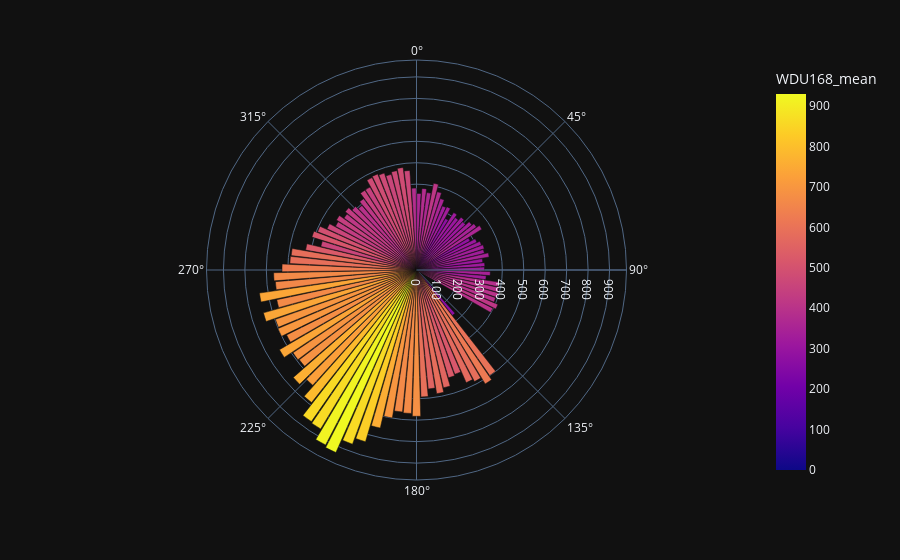

Notebook source saved alongside this figure:
### Code cell
bins_dir = np.linspace(0,360, 100)
_df_meteo = df_all.copy()
_df_meteo['WDU168_mid']= pd.cut(_df_meteo['HYY_META.WDU168'], bins_dir).apply(lambda x: x.mid)

df_freq = _df_meteo.groupby('WDU168_mid').count()

df_mean = _df_meteo.groupby('WDU168_mid').mean()

df_comb = pd.DataFrame(index=df_freq.index)

df_comb['WDU168_freq'] = df_freq['HYY_META.WDU168']

df_comb['WDU168_mean'] = df_freq['HYY_META.WSU168']

bins_dir = np.linspace(0,360)

_df_meteo['WSU168_mid']= pd.cut(_df_meteo['HYY_META.WSU168'], bins_dir).apply(lambda x: x.mid)

import plotly.express as px

df = _df_meteo
fig = px.bar_polar(df_comb.reset_index(), r='WDU168_freq', theta='WDU168_mid',
                   color="WDU168_mean", 
                   template="plotly_dark",
                   color_discrete_sequence= px.colors.sequential.Plasma_r)
fig.show()

### Figure 1 — Plotly figure (JSON) as saved in the notebook; plotly's stock layout.template omitted (floating-point values rounded to 4 significant figures)
{"data": [{"hovertemplate": "WDU168_freq=%{r}<br>WDU168_mid=%{theta}<br>WDU168_mean=%{marker.color}<extra></extra>", "legendgroup": "", "marker": {"color": [357, 381, 364, 412, 377, 351, 322, 327, 275, 319, 304, 322, 311, 333, 344, 359, 284, 310, 324, 331, 326, 344, 311, 319, 317, 344, 326, 387, 392, 396, 391, 412, 398, 0, 0, 0, 0, 0, 270, 599, 620, 586, 574, 518, 524, 563, 584, 557, 592, 682, 669, 665, 699, 756, 835, 865, 930, 919, 865, 860, 788, 723, 762, 688, 693, 739, 677, 701, 697, 741, 666, 740, 660, 666, 627, 591, 588, 525, 459, 511, 494, 459, 429, 440, 416, 429, 410, 394, 414, 443, 443, 478, 483, 476, 461, 472, 482, 465, 382], "coloraxis": "coloraxis", "pattern": {"shape": ""}}, "name": "", "r": [357, 381, 364, 412, 377, 351, 322, 327, 275, 319, 304, 322, 311, 333, 344, 359, 284, 310, 324, 331, 326, 344, 311, 319, 317, 344, 326, 387, 392, 396, 391, 412, 398, 0, 0, 0, 0, 0, 270, 599, 620, 586, 574, 518, 524, 563, 584, 557, 592, 682, 669, 665, 699, 756, 835, 865, 930, 919, 865, 860, 788, 723, 762, 688, 693, 739, 677, 701, 697, 741, 666, 740, 660, 666, 627, 591, 588, 525, 459, 511, 494, 459, 429, 440, 416, 429, 410, 394, 414, 443, 443, 478, 483, 476, 461, 472, 482, 465, 382], "showlegend": false, "subplot": "polar", "theta": [1.818, 5.454, 9.091, 12.73, 16.36, 20, 23.64, 27.27, 30.91, 34.55, 38.18, 41.82, 45.45, 49.09, 52.73, 56.36, 60, 63.64, 67.27, 70.91, 74.55, 78.18, 81.82, 85.45, 89.09, 92.73, 96.36, 100, 103.6, 107.3, 110.9, 114.5, 118.2, 121.8, 125.5, 129.1, 132.7, 136.4, 140, 143.6, 147.3, 150.9, 154.5, 158.2, 161.8, 165.5, 169.1, 172.7, 176.4, 180, 183.6, 187.3, 190.9, 194.5, 198.2, 201.8, 205.5, 209.1, 212.7, 216.4, 220, 223.6, 227.3, 230.9, 234.5, 238.2, 241.8, 245.5, 249.1, 252.7, 256.4, 260, 263.6, 267.3, 270.9, 274.5, 278.2, 281.8, 285.5, 289.1, 292.7, 296.4, 300, 303.6, 307.3, 310.9, 314.5, 318.2, 321.8, 325.5, 329.1, 332.7, 336.4, 340, 343.6, 347.3, 350.9, 354.5, 358.2], "type": "barpolar"}], "layout": {"autosize": true, "barmode": "relative", "coloraxis": {"colorbar": {"title": {"text": "WDU168_mean"}}, "colorscale": [[0, "#0d0887"], [0.1111, "#46039f"], [0.2222, "#7201a8"], [0.3333, "#9c179e"], [0.4444, "#bd3786"], [0.5556, "#d8576b"], [0.6667, "#ed7953"], [0.7778, "#fb9f3a"], [0.8889, "#fdca26"], [1, "#f0f921"]]}, "legend": {"tracegroupgap": 0}, "margin": {"t": 60}, "polar": {"angularaxis": {"direction": "clockwise", "rotation": 90, "type": "linear"}, "domain": {"x": [0, 1], "y": [0, 1]}, "radialaxis": {"autorange": true, "range": [0, 978.9], "type": "linear"}}}}
